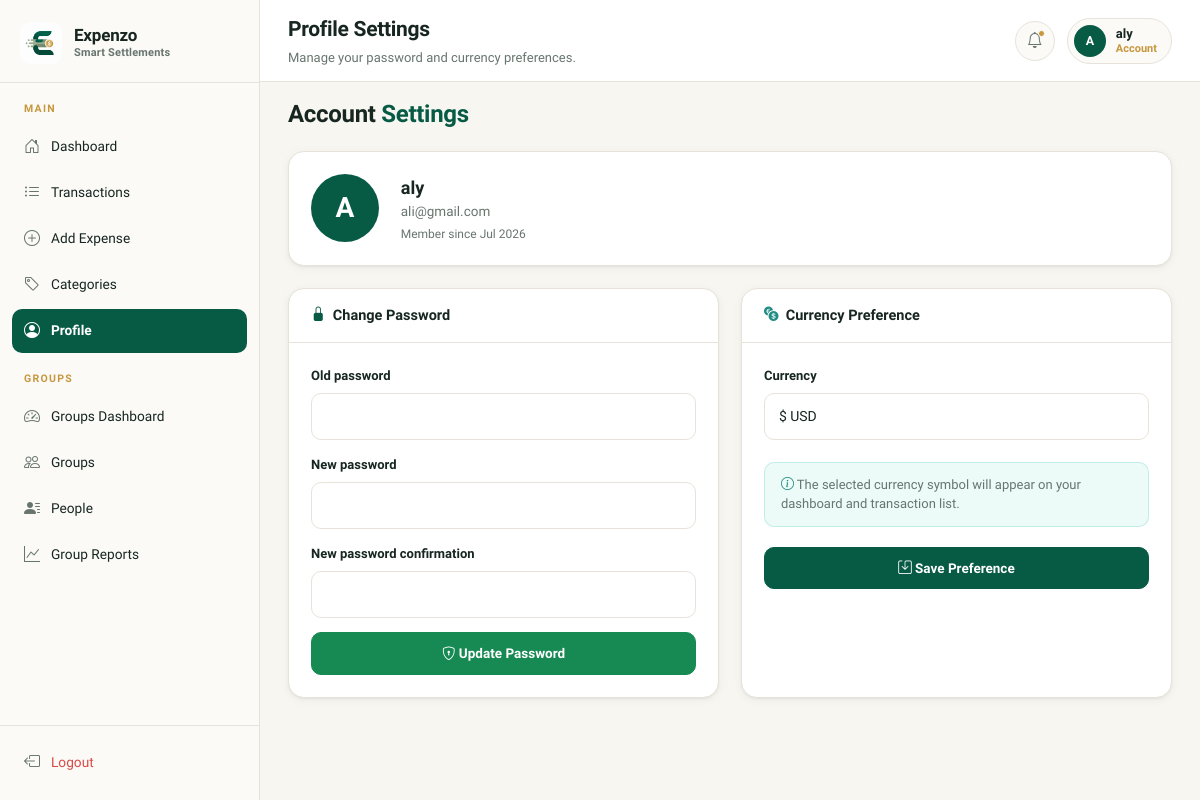
Page /profile/ (signed in) on the earlier database version.
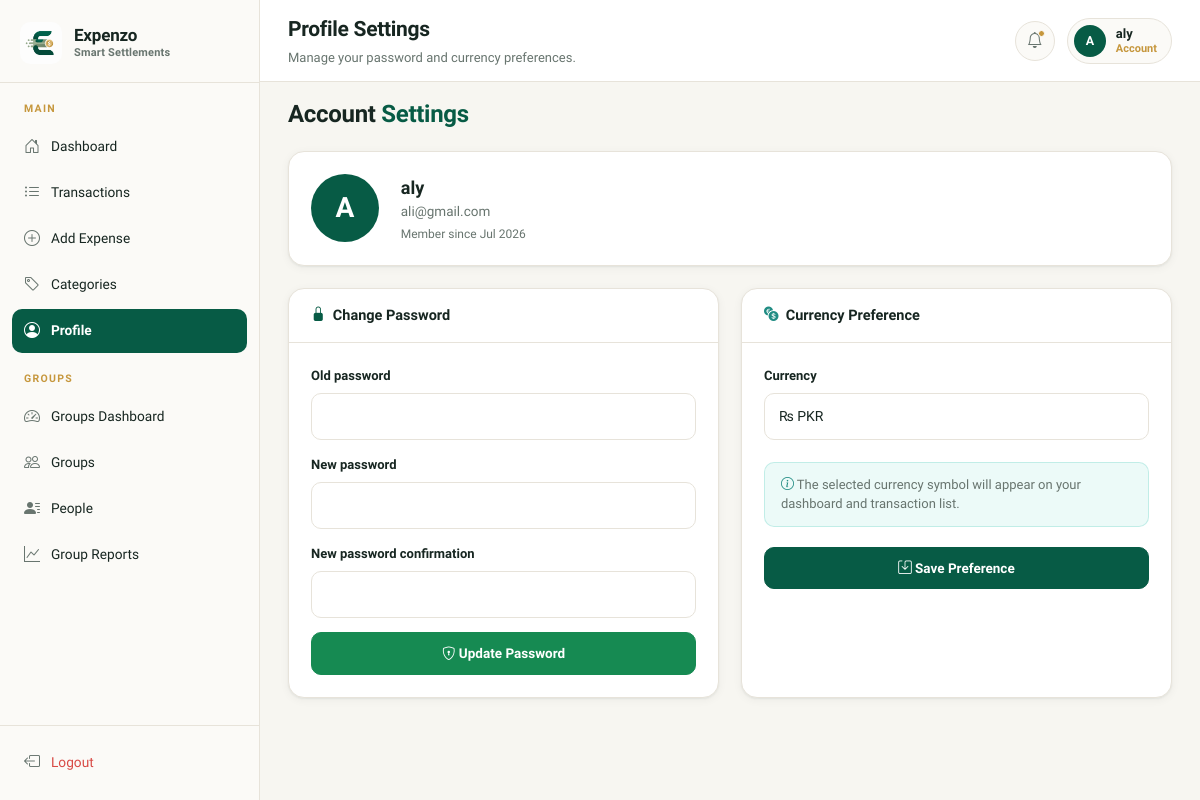
Same page on the later database version.
### tracker/models.py (models this page shows, shortened)
class UserProfile(models.Model):
    CURRENCY_CHOICES = [
        ('USD', '$ USD'),
        ('EUR', '€ EUR'),
        ('GBP', '£ GBP'),
        ('PKR', '₨ PKR'),
        ('INR', '₹ INR'),
    ]
    CURRENCY_SYMBOLS = {
        'USD': '$', 'EUR': '€', 'GBP': '£', 'PKR': '₨', 'INR': '₹'
    }
    user = models.OneToOneField(
        settings.AUTH_USER_MODEL,
        on_delete=models.CASCADE,
        related_name='profile',
    )
    currency = models.CharField(
        max_length=3,
        choices=CURRENCY_CHOICES,
        default='USD',
    )

### tracker/views.py (the view, shortened to what this page needs)
# urls.py: path('profile/', views.profile, name='profile'),
@login_required
def profile(request):
    try:
        user_profile = request.user.profile
    except UserProfile.DoesNotExist:
        user_profile = UserProfile.objects.create(user=request.user)
    password_form = PasswordChangeForm(request.user)
    currency_form = UserProfileForm(instance=user_profile)
    return render(request, 'profile.html', {
        'password_form': password_form,
        'currency_form': currency_form,
    })

### tracker/forms.py
class UserProfileForm(forms.ModelForm):
    class Meta:
        model = UserProfile
        fields = ['currency']
        widgets = {
            'currency': forms.Select(attrs={'class': 'form-select'}),
        }

### tracker/templates/profile.html (shortened to what this page needs)
{% extends 'base.html' %}
{% load widget_tweaks %}
{% block topbar_title %}Profile Settings{% endblock %}
{% block topbar_desc %}Manage your password and currency preferences.{% endblock %}
{% block content %}
<div class="row mb-4 align-items-center">
  <div class="col">
    <h5 class="page-heading mb-0">Account <span>Settings</span></h5>
  </div>
</div>
<div class="card mb-4">
  <div class="card-body d-flex align-items-center gap-4">
    <div style="width:68px; height:68px; background: var(--gradient-main); border-radius: 50%; display:flex; align-items:center; justify-content:center; font-size:28px; font-weight:700; color:#fff; flex-shrink:0;">
      {{ request.user.username|first|upper }}
    </div>
    <div>
      <div style="font-size: 18px; font-weight: 700; color: var(--clr-white);">{{ request.user.username }}</div>
      <div style="font-size: 13.5px; color: var(--clr-muted);">{{ request.user.email }}</div>
      <div style="font-size: 12px; color: var(--clr-muted); margin-top: 4px;">
        Member since {{ request.user.date_joined|date:"M Y" }}
      </div>
    </div>
  </div>
</div>
<div class="row g-4">
  <div class="col-lg-6">
    <div class="card h-100">
      <div class="card-header d-flex align-items-center gap-2">
        <i class="bi bi-lock-fill" style="color: var(--clr-primary);"></i> Change Password
      </div>
      <div class="card-body">
        <form method="post">
          {% for field in password_form.visible_fields %}
          <div class="mb-3">
            <label class="form-label" for="{{ field.id_for_label }}">{{ field.label }}</label>
            {% if field.errors %}
              {{ field|add_class:"form-control is-invalid" }}
            {% else %}
              {{ field|add_class:"form-control" }}
            {% endif %}
          </div>
          {% endfor %}
          <button type="submit" class="btn btn-success w-100">
            <i class="bi bi-shield-lock"></i> Update Password
          </button>
        </form>
      </div>
    </div>
  </div>
  <div class="col-lg-6">
    <div class="card h-100">
      <div class="card-header d-flex align-items-center gap-2">
        <i class="bi bi-currency-exchange" style="color: var(--clr-accent);"></i> Currency Preference
      </div>
      <div class="card-body">
        <form method="post">
          {% for field in currency_form.visible_fields %}
          <div class="mb-4">
            <label class="form-label" for="{{ field.id_for_label }}">{{ field.label }}</label>
            {% if field.errors %}
              {{ field|add_class:"form-select is-invalid" }}
            {% else %}
              {{ field|add_class:"form-select" }}
            {% endif %}
          </div>
          {% endfor %}
          <div style="background: rgba(20,184,166,.08); border: 1px solid rgba(20,184,166,.2); border-radius: 10px; padding: 12px 16px; margin-bottom: 20px; font-size: 13px; color: var(--clr-muted);">
            <i class="bi bi-info-circle" style="color: var(--clr-accent);"></i>
            The selected currency symbol will appear on your dashboard and transaction list.
          </div>
          <button type="submit" class="btn btn-primary w-100">
            <i class="bi bi-save"></i> Save Preference
          </button>
        </form>
      </div>
    </div>
  </div>
</div>
{% endblock %}

Differences in the rows shown:
changed UserProfile: currency "$ USD" → "₨ PKR"
